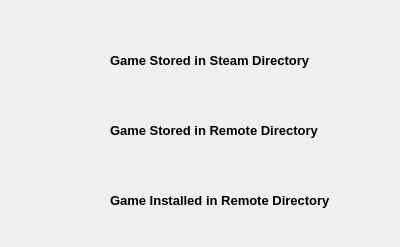
<?xml version="1.0" encoding="UTF-8"?>
<ui version="4.0">
 <class>dlgLegend</class>
 <widget class="QDialog" name="dlgLegend">
  <property name="windowModality">
   <enum>Qt::ApplicationModal</enum>
  </property>
  <property name="geometry">
   <rect>
    <x>0</x>
    <y>0</y>
    <width>400</width>
    <height>247</height>
   </rect>
  </property>
  <property name="windowTitle">
   <string>Legend</string>
  </property>
  <property name="windowIcon">
   <iconset resource="../resources/icons.qrc">
    <normaloff>:/icons/Steam.ico</normaloff>:/icons/Steam.ico</iconset>
  </property>
  <widget class="QLabel" name="label">
   <property name="geometry">
    <rect>
     <x>20</x>
     <y>30</y>
     <width>81</width>
     <height>61</height>
    </rect>
   </property>
   <property name="text">
    <string/>
   </property>
   <property name="pixmap">
    <pixmap resource="../resources/icons.qrc">:/icons/backward.ico</pixmap>
   </property>
  </widget>
  <widget class="QLabel" name="label_2">
   <property name="geometry">
    <rect>
     <x>110</x>
     <y>50</y>
     <width>221</width>
     <height>21</height>
    </rect>
   </property>
   <property name="font">
    <font>
     <pointsize>10</pointsize>
     <weight>75</weight>
     <bold>true</bold>
    </font>
   </property>
   <property name="text">
    <string>Game Stored in Steam Directory</string>
   </property>
  </widget>
  <widget class="QLabel" name="label_3">
   <property name="geometry">
    <rect>
     <x>20</x>
     <y>100</y>
     <width>81</width>
     <height>61</height>
    </rect>
   </property>
   <property name="text">
    <string/>
   </property>
   <property name="pixmap">
    <pixmap resource="../resources/icons.qrc">:/icons/forward.ico</pixmap>
   </property>
  </widget>
  <widget class="QLabel" name="label_4">
   <property name="geometry">
    <rect>
     <x>110</x>
     <y>120</y>
     <width>221</width>
     <height>21</height>
    </rect>
   </property>
   <property name="font">
    <font>
     <pointsize>10</pointsize>
     <weight>75</weight>
     <bold>true</bold>
    </font>
   </property>
   <property name="text">
    <string>Game Stored in Remote Directory</string>
   </property>
  </widget>
  <widget class="QLabel" name="label_5">
   <property name="geometry">
    <rect>
     <x>20</x>
     <y>170</y>
     <width>81</width>
     <height>61</height>
    </rect>
   </property>
   <property name="text">
    <string/>
   </property>
   <property name="pixmap">
    <pixmap resource="../resources/icons.qrc">:/icons/g5_vpc_drive.ico</pixmap>
   </property>
   <property name="scaledContents">
    <bool>true</bool>
   </property>
  </widget>
  <widget class="QLabel" name="label_6">
   <property name="geometry">
    <rect>
     <x>110</x>
     <y>190</y>
     <width>241</width>
     <height>21</height>
    </rect>
   </property>
   <property name="font">
    <font>
     <pointsize>10</pointsize>
     <weight>75</weight>
     <bold>true</bold>
    </font>
   </property>
   <property name="text">
    <string>Game Installed in Remote Directory</string>
   </property>
  </widget>
 </widget>
 <resources>
  <include location="../resources/icons.qrc"/>
 </resources>
 <connections/>
</ui>
